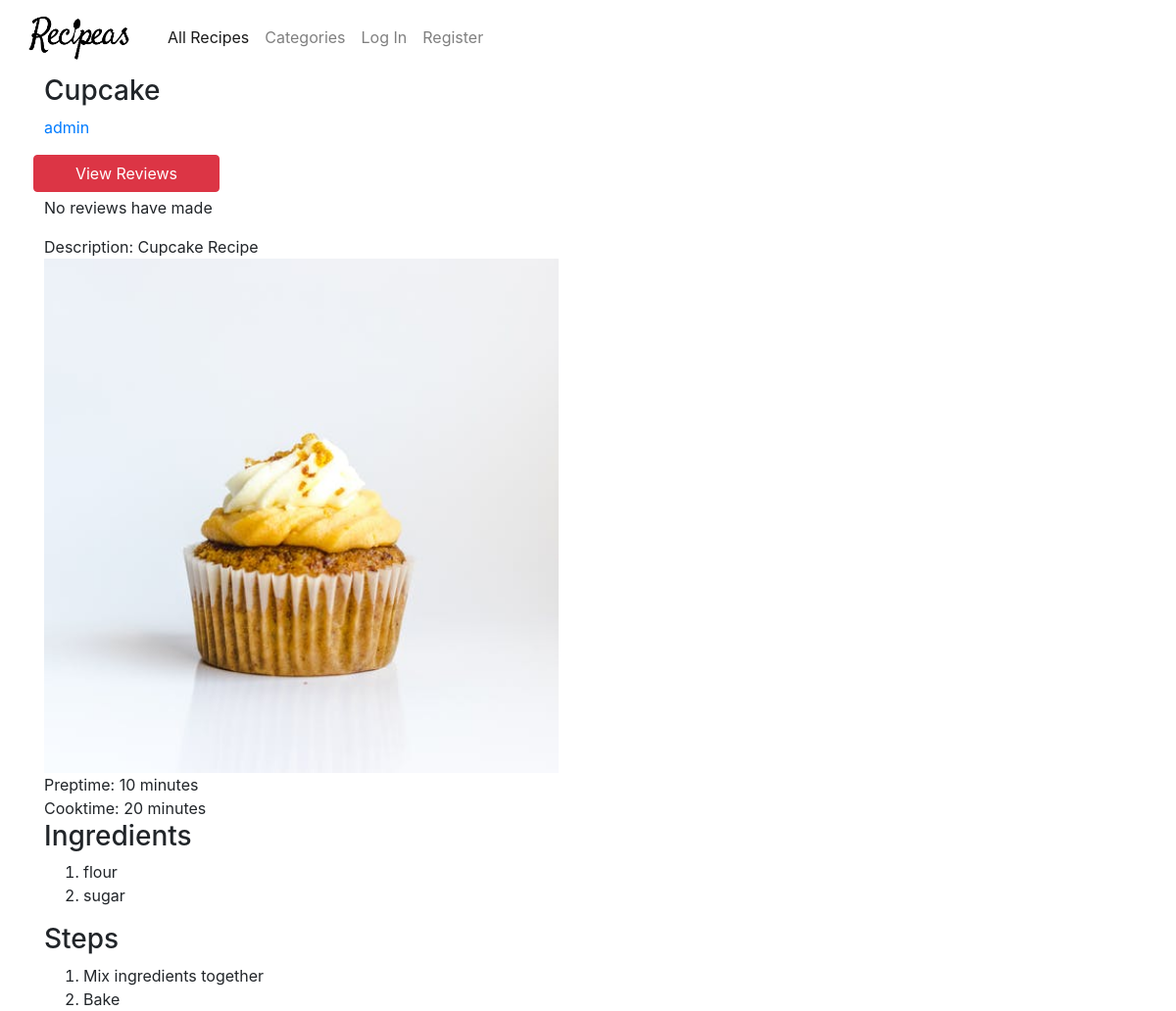
The app's page /recipe/5 with its own data.
### recipes/models.py (models this page shows, shortened)
class Recipe(models.Model):
    user = models.ForeignKey("User", on_delete=models.CASCADE, related_name="recipes")
    title = models.CharField(max_length=64)
    image = models.ImageField(upload_to='static/images/')
    description = models.TextField(blank=True)
    preptime_initial = models.CharField(max_length=64, validators=[validate_duration])
    preptime = models.CharField(max_length=64)
    cooktime_initial = models.CharField(max_length=64, validators=[validate_duration])
    cooktime = models.CharField(max_length=64)
    total_time = models.IntegerField()
    servings = models.IntegerField()
    ingredients = models.TextField()
    ingredients_length = models.IntegerField()
    steps = models.TextField()
    timestamp = models.DateTimeField(auto_now_add=True)
    category = models.ManyToManyField(Category)
    public = models.BooleanField(default=True)
    inspiration = models.ForeignKey("Recipe", on_delete=models.CASCADE, related_name="recipe_inspiration", blank=True, null=True)

class User(AbstractUser):
    pass

### recipes/views.py (the view)
# urls.py: path("recipe/<int:recipe_id>", views.view_recipe, name="viewrecipe"),
def view_recipe(request, recipe_id):
    try:
        recipe = Recipe.objects.get(id=recipe_id)
        commentForm = NewCommentForm()
        reviewForm = NewReviewForm()
        addToListForm = AddToListForm()
        user = request.user
        if(user.is_authenticated):
            addToListForm.fields['name'].queryset = RecipeList.objects.filter(user=request.user).values_list('name', flat=True)
        comments = Comment.objects.filter(recipe=recipe_id).order_by("-timestamp")
        reviews = Review.objects.filter(recipe=recipe_id).order_by("-timestamp")
        starReview = 0
        if(len(reviews) != 0):
            for review in reviews:
                starReview += review.rating
            starReview = round(starReview/len(reviews), 2)
        else:
            starReview = 0
        return render(request, "recipes/recipe.html", {
                "recipe": recipe,
                "commentForm": commentForm,
                "comments": comments,
                "reviewForm": reviewForm,
                "reviews": reviews,
                "starReview": starReview,
                "addToListForm": addToListForm
        })
    except Recipe.DoesNotExist:
        return JsonResponse({"error": "Recipe not found."}, status=404)

### recipes/templatetags/recipes_extras.py (called while the page is built)
@register.filter
@stringfilter
def formatlines(value):
    stringValue = value
    stringValue = re.sub(r"(^.*)", r"<li>\1</li>", stringValue, 0, re.MULTILINE)
    return stringValue

### recipes/templates/recipes/recipe.html (shortened to what this page needs)
{% extends "recipes/layout.html" %}
{% load static %}
{% load recipes_extras %}
{% block body %}
    <div class = "container">
    	<h3>{{recipe.title}}</h3>
    	<p class="card-title"><a href="{% url 'profile' recipe.user.id %}">{{recipe.user}}</a></p>
    	<div class = "row">
    		<button id="view-reviews-button" class = "btn btn-danger m-1 col-sm-3 col-md-2">View Reviews</button>
    	</div>
    	{% if starReview == 0 %}
    		<p>No reviews have made</p>
    	{% else %}
    		<p>{{ starReview }} out of 5 stars</p>
    	{% endif %}
    	<div>Description: {{recipe.description}}</div>
    	<div class="row col-md-6"><img src="/{{recipe.image}}"/></div>
        <div>Preptime: {{recipe.preptime}}</div>
        <div>Cooktime: {{recipe.cooktime}}</div>
        <h3>Ingredients</h3>
       	<ol>
            {% autoescape off %}
                {{recipe.ingredients|formatlines}}
            {% endautoescape %}
        </ol>
        <h3>Steps</h3>
        <ol>
        {% autoescape off %}
        	{{recipe.steps|formatlines}}
        {% endautoescape %}
        </ol>
    </div>
{% endblock %}

### recipes/static/recipes/styles.css (style rules this page uses)
:root { --mainRed: #d00000; }
html, body { height:100%; }
body { min-height:100%; }
img { width:100%; }

### records on screen
Recipe: title "Cupcake", user "admin", description "Cupcake Recipe", image (picture), preptime "10 minutes", cooktime "20 minutes", ingredients "flour sugar", steps "Mix ingredients together Bake"
